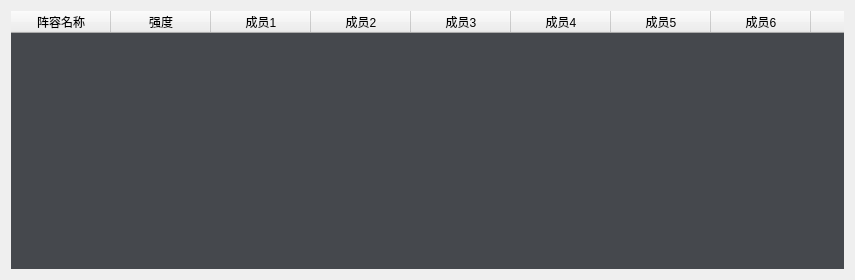
<?xml version="1.0" encoding="UTF-8"?>
<ui version="4.0">
 <class>SquadFrom</class>
 <widget class="QWidget" name="SquadFrom">
  <property name="geometry">
   <rect>
    <x>0</x>
    <y>0</y>
    <width>855</width>
    <height>280</height>
   </rect>
  </property>
  <property name="windowTitle">
   <string>Form</string>
  </property>
  <property name="styleSheet">
   <string notr="true">QTableView
{
	font:13px &quot;微软雅黑&quot;;
	color: rgb(174,180,190);
	border: None;
	background: rgba(22,26,32, 200)   


}
QTableView::pane
{
	font:13px &quot;微软雅黑&quot;;
	color: rgb(255, 255, 255);
	border: None;
	
}
QScrollBar{
	background-color:rgb(0, 0, 0);
	width:10px;
}
QScrollBar::handle{
 	image: url(data/img/Center.png)  ; 
 	border:none; 
 	border-radius:5px;
} 
QScrollBar::handle:hover{image: url(data/img/Center.png)  ; }
QScrollBar::add-page:vertical,QScrollBar::sub-page:vertical{background:none;}
QToolTip{
border: 2px solid qconicalgradient(cx:0, cy:0, angle:135, stop:0 rgba(255, 255, 0, 69), stop:0.375 rgba(255, 255, 0, 69), stop:0.423533 rgba(251, 255, 0, 145), stop:0.45 rgba(247, 255, 0, 208), stop:0.477581 rgba(255, 244, 71, 130), stop:0.518717 rgba(255, 218, 71, 130), stop:0.55 rgba(255, 255, 0, 255), stop:0.57754 rgba(255, 203, 0, 130), stop:0.625 rgba(255, 255, 0, 69), stop:1 rgba(255, 255, 0, 69));   
	background-color: rgb(22,26,32);
	ridge:ridge;
	padding: 4px;
	border-radius:10px;
}
 </string>
  </property>
  <layout class="QVBoxLayout" name="verticalLayout">
   <item>
    <widget class="QTableWidget" name="tabZhengR">
     <column>
      <property name="text">
       <string>阵容名称</string>
      </property>
     </column>
     <column>
      <property name="text">
       <string>强度</string>
      </property>
      <property name="font">
       <font>
        <kerning>true</kerning>
       </font>
      </property>
     </column>
     <column>
      <property name="text">
       <string>成员1</string>
      </property>
     </column>
     <column>
      <property name="text">
       <string>成员2</string>
      </property>
     </column>
     <column>
      <property name="text">
       <string>成员3</string>
      </property>
     </column>
     <column>
      <property name="text">
       <string>成员4</string>
      </property>
     </column>
     <column>
      <property name="text">
       <string>成员5</string>
      </property>
     </column>
     <column>
      <property name="text">
       <string>成员6</string>
      </property>
     </column>
     <column>
      <property name="text">
       <string>成员7</string>
      </property>
     </column>
     <column>
      <property name="text">
       <string>成员8</string>
      </property>
     </column>
     <column>
      <property name="text">
       <string>成员9</string>
      </property>
     </column>
    </widget>
   </item>
  </layout>
 </widget>
 <resources/>
 <connections/>
</ui>
